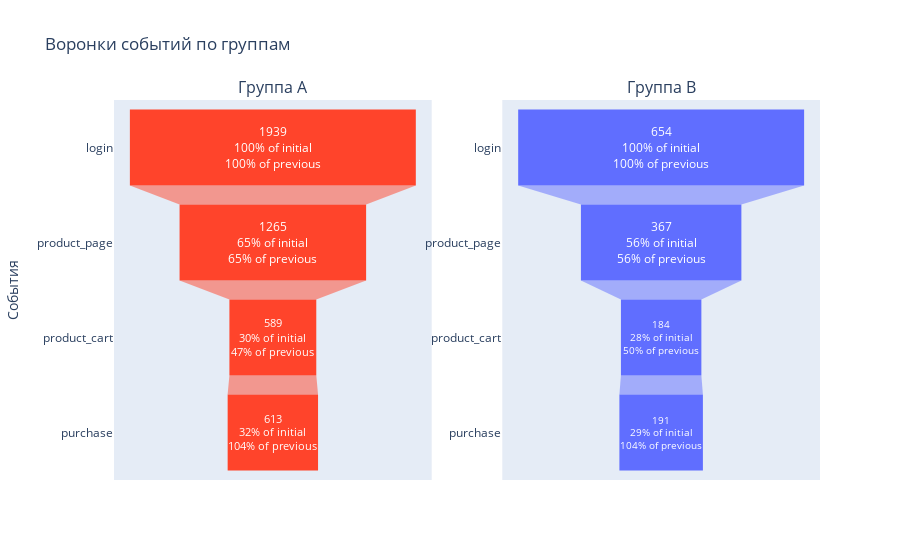

Notebook source saved alongside this figure:
### Code cell
# Построим воронки событий по группам
fig = make_subplots(rows=1, cols=2, subplot_titles=("Группа А","Группа В"))
fig.add_trace(
    go.Funnel(
        y = events_group_count.event_name,
        x = events_group_count.A,
        textposition = "inside",
        textinfo = "value+percent initial+percent previous",
        marker = {"color": "#ff442b"}
),
row=1, 
col=1)

fig.add_trace(
    go.Funnel(
        y = events_group_count.event_name,
        x = events_group_count.B,
    textposition = "inside",
    textinfo = "value+percent initial+percent previous",
    marker = {"color": "#606eff"}
),
row=1, 
col=2)

fig.update_layout(title='Воронки событий по группам', 
                  yaxis_title='События',
                  showlegend=False)
fig.show()

### Figure 1 — Plotly figure (JSON) as saved in the notebook; plotly's stock layout.template omitted (floating-point values rounded to 4 significant figures)
{"data": [{"marker": {"color": "#ff442b"}, "textinfo": "value+percent initial+percent previous", "textposition": "inside", "type": "funnel", "x": [1939, 1265, 589, 613], "xaxis": "x", "y": ["login", "product_page", "product_cart", "purchase"], "yaxis": "y"}, {"marker": {"color": "#606eff"}, "textinfo": "value+percent initial+percent previous", "textposition": "inside", "type": "funnel", "x": [654, 367, 184, 191], "xaxis": "x2", "y": ["login", "product_page", "product_cart", "purchase"], "yaxis": "y2"}], "layout": {"annotations": [{"font": {"size": 16}, "showarrow": false, "text": "Группа А", "x": 0.225, "xanchor": "center", "xref": "paper", "y": 1, "yanchor": "bottom", "yref": "paper"}, {"font": {"size": 16}, "showarrow": false, "text": "Группа В", "x": 0.775, "xanchor": "center", "xref": "paper", "y": 1, "yanchor": "bottom", "yref": "paper"}], "showlegend": false, "title": {"text": "Воронки событий по группам"}, "xaxis": {"anchor": "y", "domain": [0, 0.45]}, "xaxis2": {"anchor": "y2", "domain": [0.55, 1]}, "yaxis": {"anchor": "x", "domain": [0, 1], "title": {"text": "События"}}, "yaxis2": {"anchor": "x2", "domain": [0, 1]}}}
